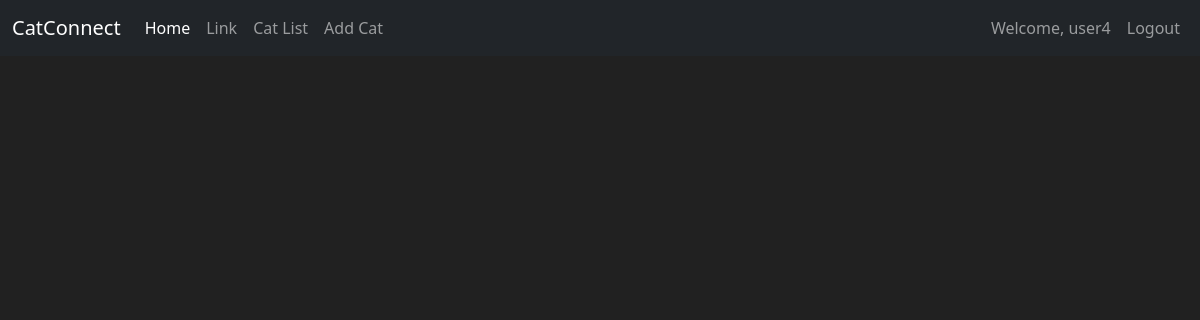
The app's page /editcat/6 (signed in), older data.
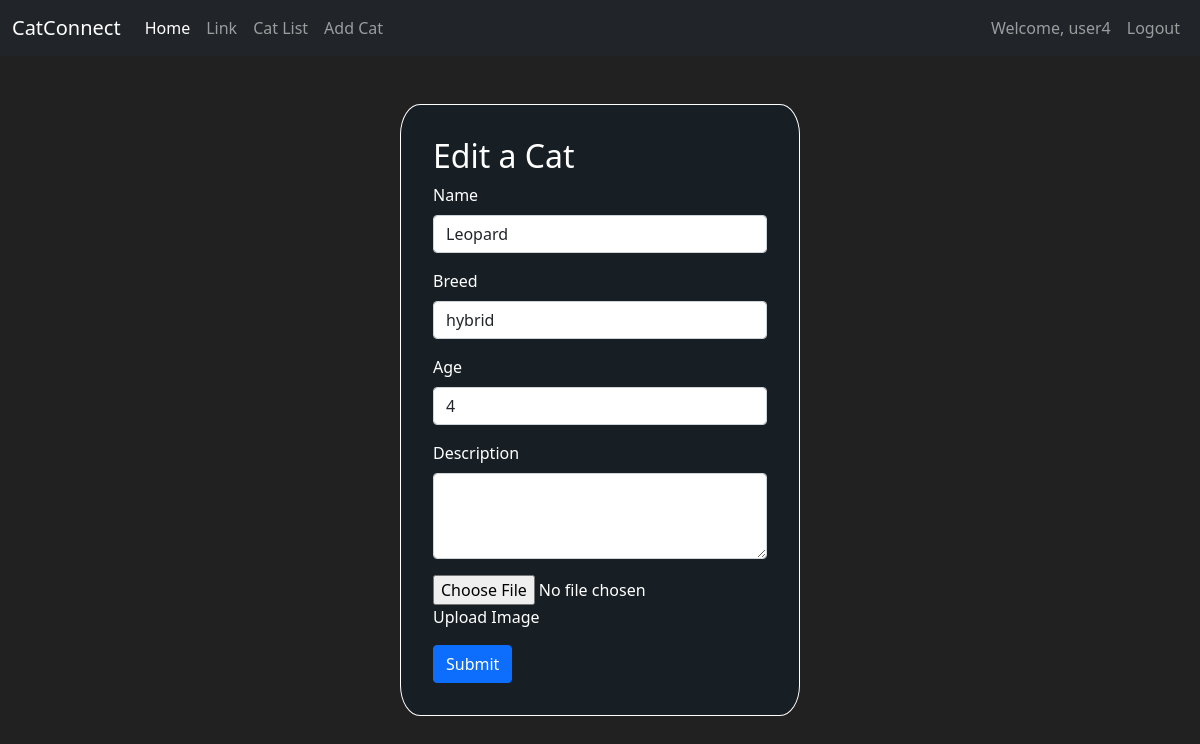
The same page, newer data.
### catconnect/models.py (models this page shows, shortened)
class Cats(db.Model):
    id = db.Column(db.Integer, primary_key=True) #primary key column, automatically generated IDs
    name = db.Column(db.String(80), index=True, unique=False)
    breed = db.Column(db.String(80), index=True, unique=False)
    age = db.Column(db.Integer, index=True, unique=False)
    description = db.Column(db.String(125), index=True, unique=False)
    image = db.Column(db.String(80), index=True, unique=False)
    date_added = db.Column(db.DateTime, default=datetime.utcnow) # automatically added when has a new record

### catconnect/routes.py (the view)
@app.route("/editcat/<int:id>", methods=['GET'])
@login_required
def editcat(id):
    cat = Cats.query.get(id)
    return render_template('edit_cat.html', cat=cat)

### catconnect/models.py (called while the page is built)
@login_manager.user_loader
def load_user(user_id):
    return User.query.get(int(user_id))

### catconnect/templates/edit_cat.html (shortened to what this page needs)
{% extends 'base2.html' %}
{% block style %}
<link rel="stylesheet" href="{{ url_for('static', filename='add_cat.css') }}">
{% endblock %}
{% block contents %}
<div class="container">
  {% if cat %}
    <section class="add-cat-container my-5">
        <div class="form-container">
        <h2>Edit a Cat</h2>
        <form id="form-add-cat" method='POST' action="{{url_for('updatecat', id=cat.id)}}" enctype="multipart/form-data">
            <div class="form-group mb-3">
            <label for="cat_name" class="form-label">Name</label>
            <input type="text" name="cat_name" class="form-control" id="cat_name" value="{{cat.name}}" required>
            </div>
            <div class="form-group mb-3">
            <label for="breed" class="form-label">Breed</label>
            <input type="text" name="breed" class="form-control" id="breed" value="{{cat.breed}}" required>
            </div>
            <div class="form-group mb-3">
            <label for="age" class="form-label">Age</label>
            <input type="number" name="age" class="form-control" id="age" value="{{cat.age}}" required>
            </div>
            <div class="form-group mb-3">
                <label class="form-label" for="description">Description</label>
                <textarea name="description" class="form-control" id="description" value="{{cat.description}}" rows="3" required></textarea>
            </div>
            <div class="form-group mb-3 custom-file">
            <input type="file" name="file" class="custom-file-input" id="file" value="{{cat.image}}" required>
            <label class="custom-file-label" for="file">Upload Image</label>
            </div>
            <button type="submit" class="btn btn-primary">Submit</button>
        </form>
        </div>
    </section>
  {% endif %}
</div>
{% endblock %}

Row changes from the older to the newer data that the page shows:
added Cats: cat_name "Leopard", breed "hybrid", age "4"
Text that changed along with them:
text now shown: "Edit a Cat Name Breed Age Description Upload Image Submit"
